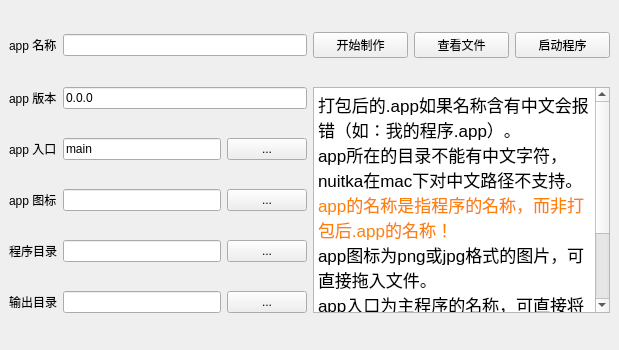
<?xml version="1.0" encoding="UTF-8"?>
<ui version="4.0">
 <class>MainWindow</class>
 <widget class="QMainWindow" name="MainWindow">
  <property name="geometry">
   <rect>
    <x>0</x>
    <y>0</y>
    <width>619</width>
    <height>350</height>
   </rect>
  </property>
  <property name="windowTitle">
   <string>Nuitka散件制作app</string>
  </property>
  <property name="styleSheet">
   <string notr="true"/>
  </property>
  <widget class="QWidget" name="centralwidget">
   <layout class="QGridLayout" name="gridLayout">
    <item row="5" column="0">
     <layout class="QHBoxLayout" name="horizontalLayout_3">
      <item>
       <widget class="QLabel" name="label_3">
        <property name="text">
         <string>输出目录</string>
        </property>
       </widget>
      </item>
      <item>
       <widget class="FolderEdit" name="lineEdit_3"/>
      </item>
      <item>
       <widget class="QPushButton" name="pushButton_4">
        <property name="text">
         <string>...</string>
        </property>
       </widget>
      </item>
     </layout>
    </item>
    <item row="0" column="0">
     <layout class="QHBoxLayout" name="horizontalLayout_4">
      <item>
       <widget class="QLabel" name="label_4">
        <property name="text">
         <string>app 名称</string>
        </property>
       </widget>
      </item>
      <item>
       <widget class="QLineEdit" name="lineEdit_4">
        <property name="text">
         <string/>
        </property>
       </widget>
      </item>
     </layout>
    </item>
    <item row="0" column="1">
     <layout class="QHBoxLayout" name="horizontalLayout_7">
      <property name="leftMargin">
       <number>0</number>
      </property>
      <item>
       <widget class="QPushButton" name="pushButton">
        <property name="text">
         <string>开始制作</string>
        </property>
       </widget>
      </item>
      <item>
       <widget class="QPushButton" name="pushButton_6">
        <property name="text">
         <string>查看文件</string>
        </property>
       </widget>
      </item>
      <item>
       <widget class="QPushButton" name="pushButton_7">
        <property name="text">
         <string>启动程序</string>
        </property>
       </widget>
      </item>
     </layout>
    </item>
    <item row="4" column="0">
     <layout class="QHBoxLayout" name="horizontalLayout_2">
      <item>
       <widget class="QLabel" name="label_2">
        <property name="text">
         <string>程序目录</string>
        </property>
       </widget>
      </item>
      <item>
       <widget class="FolderEdit" name="lineEdit_2"/>
      </item>
      <item>
       <widget class="QPushButton" name="pushButton_3">
        <property name="text">
         <string>...</string>
        </property>
       </widget>
      </item>
     </layout>
    </item>
    <item row="1" column="0">
     <layout class="QHBoxLayout" name="horizontalLayout_6">
      <item>
       <widget class="QLabel" name="label_6">
        <property name="text">
         <string>app 版本</string>
        </property>
       </widget>
      </item>
      <item>
       <widget class="QLineEdit" name="lineEdit_6">
        <property name="text">
         <string>0.0.0</string>
        </property>
       </widget>
      </item>
     </layout>
    </item>
    <item row="2" column="0">
     <layout class="QHBoxLayout" name="horizontalLayout_5">
      <item>
       <widget class="QLabel" name="label_5">
        <property name="text">
         <string>app 入口</string>
        </property>
       </widget>
      </item>
      <item>
       <widget class="FileEdit" name="lineEdit_5">
        <property name="text">
         <string>main</string>
        </property>
       </widget>
      </item>
      <item>
       <widget class="QPushButton" name="pushButton_5">
        <property name="text">
         <string>...</string>
        </property>
       </widget>
      </item>
     </layout>
    </item>
    <item row="1" column="1" rowspan="5">
     <widget class="QTextBrowser" name="textBrowser">
      <property name="html">
       <string>&lt;!DOCTYPE HTML PUBLIC &quot;-//W3C//DTD HTML 4.0//EN&quot; &quot;http://www.w3.org/TR/REC-html40/strict.dtd&quot;&gt;
&lt;html&gt;&lt;head&gt;&lt;meta name=&quot;qrichtext&quot; content=&quot;1&quot; /&gt;&lt;style type=&quot;text/css&quot;&gt;
p, li { white-space: pre-wrap; }
&lt;/style&gt;&lt;/head&gt;&lt;body style=&quot; font-family:'.SF NS Text'; font-size:13pt; font-weight:400; font-style:normal;&quot;&gt;
&lt;p style=&quot; margin-top:0px; margin-bottom:0px; margin-left:0px; margin-right:0px; -qt-block-indent:0; text-indent:0px;&quot;&gt;打包后的.app如果名称含有中文会报错（如：我的程序.app）。&lt;/p&gt;
&lt;p style=&quot; margin-top:0px; margin-bottom:0px; margin-left:0px; margin-right:0px; -qt-block-indent:0; text-indent:0px;&quot;&gt;app所在的目录不能有中文字符，nuitka在mac下对中文路径不支持。&lt;/p&gt;
&lt;p style=&quot; margin-top:0px; margin-bottom:0px; margin-left:0px; margin-right:0px; -qt-block-indent:0; text-indent:0px;&quot;&gt;&lt;span style=&quot; color:#fd8008;&quot;&gt;app的名称是指程序的名称，而非打包后.app的名称！&lt;/span&gt;&lt;/p&gt;
&lt;p style=&quot; margin-top:0px; margin-bottom:0px; margin-left:0px; margin-right:0px; -qt-block-indent:0; text-indent:0px;&quot;&gt;app图标为png或jpg格式的图片，可直接拖入文件。&lt;/p&gt;
&lt;p style=&quot; margin-top:0px; margin-bottom:0px; margin-left:0px; margin-right:0px; -qt-block-indent:0; text-indent:0px;&quot;&gt;app入口为主程序的名称，可直接将文件拖入文本框。&lt;/p&gt;
&lt;p style=&quot; margin-top:0px; margin-bottom:0px; margin-left:0px; margin-right:0px; -qt-block-indent:0; text-indent:0px;&quot;&gt;app输出目录如：nuitka打包后的main.dist。&lt;/p&gt;
&lt;p style=&quot; margin-top:0px; margin-bottom:0px; margin-left:0px; margin-right:0px; -qt-block-indent:0; text-indent:0px;&quot;&gt;输入与输出目录均支持拖放。&lt;/p&gt;&lt;/body&gt;&lt;/html&gt;</string>
      </property>
      <property name="placeholderText">
       <string>                                                    </string>
      </property>
     </widget>
    </item>
    <item row="3" column="0">
     <layout class="QHBoxLayout" name="horizontalLayout">
      <item>
       <widget class="QLabel" name="label">
        <property name="text">
         <string>app 图标</string>
        </property>
       </widget>
      </item>
      <item>
       <widget class="FileEdit" name="lineEdit"/>
      </item>
      <item>
       <widget class="QPushButton" name="pushButton_2">
        <property name="text">
         <string>...</string>
        </property>
       </widget>
      </item>
     </layout>
    </item>
   </layout>
  </widget>
 </widget>
 <customwidgets>
  <customwidget>
   <class>FileEdit</class>
   <extends>QLineEdit</extends>
   <header>myedit.h</header>
  </customwidget>
  <customwidget>
   <class>FolderEdit</class>
   <extends>QLineEdit</extends>
   <header>myedit.h</header>
  </customwidget>
 </customwidgets>
 <resources/>
 <connections/>
 <designerdata>
  <property name="gridDeltaX">
   <number>5</number>
  </property>
  <property name="gridDeltaY">
   <number>5</number>
  </property>
  <property name="gridSnapX">
   <bool>true</bool>
  </property>
  <property name="gridSnapY">
   <bool>true</bool>
  </property>
  <property name="gridVisible">
   <bool>true</bool>
  </property>
 </designerdata>
</ui>
